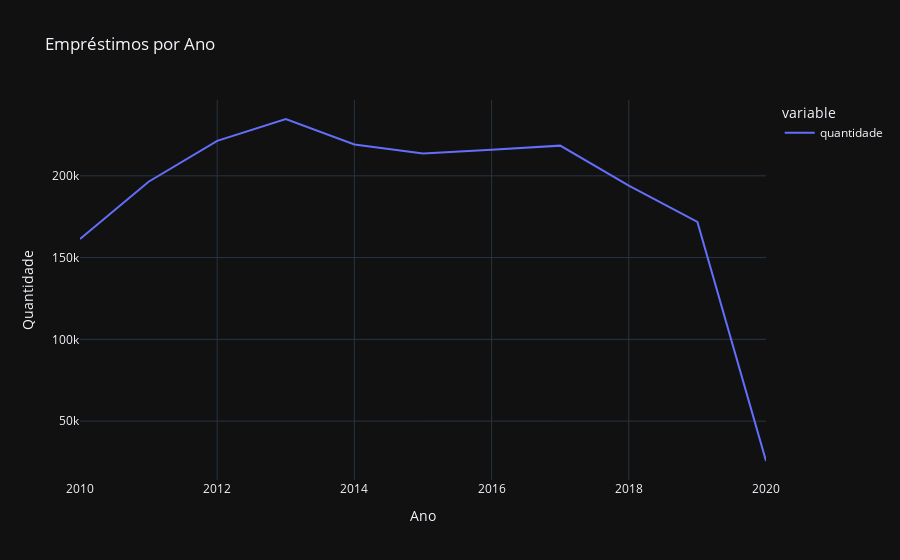

Notebook cell for this chart:
### Code cell
# gerando o gráfico por ano

g1 = px.line(
    emprestimo_ano,
    title = 'Empréstimos por Ano',
    template = 'plotly_dark',
)
g1.update_layout(
    xaxis_title = 'Ano',
    yaxis_title = 'Quantidade'
)

g1.show(config = {'responsive': True})

### Figure 1 — Plotly figure (JSON) as saved in the notebook; plotly's stock layout.template omitted (floating-point values rounded to 4 significant figures)
{"data": [{"hovertemplate": "variable=quantidade<br>data=%{x}<br>value=%{y}<extra></extra>", "legendgroup": "quantidade", "line": {"color": "#636efa", "dash": "solid"}, "marker": {"symbol": "circle"}, "mode": "lines", "name": "quantidade", "orientation": "v", "showlegend": true, "type": "scatter", "x": [2010, 2011, 2012, 2013, 2014, 2015, 2016, 2017, 2018, 2019, 2020], "xaxis": "x", "y": [161412, 196390, 221365, 234749, 219189, 213582, 215918, 218462, 194080, 171801, 25610], "yaxis": "y"}], "layout": {"legend": {"title": {"text": "variable"}, "tracegroupgap": 0}, "title": {"text": "Empréstimos por Ano"}, "xaxis": {"anchor": "y", "domain": [0, 1], "title": {"text": "Ano"}}, "yaxis": {"anchor": "x", "domain": [0, 1], "title": {"text": "Quantidade"}}}}
